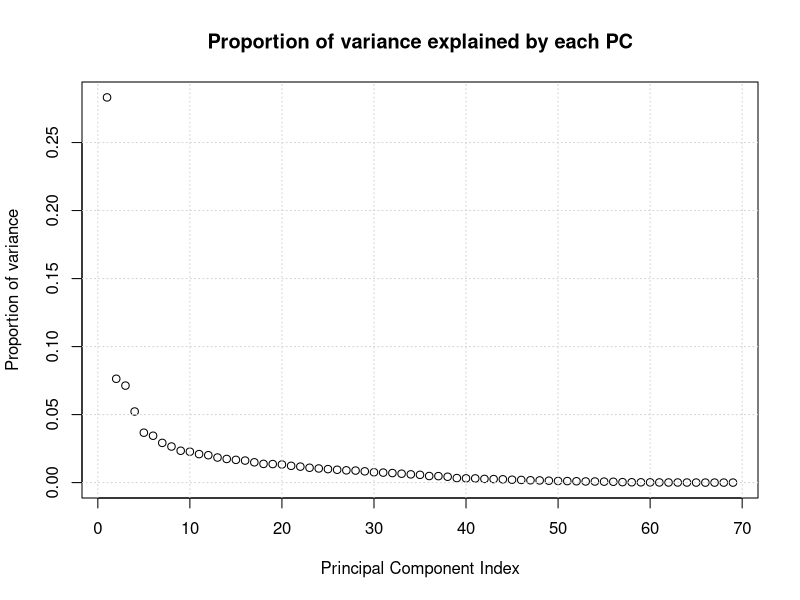
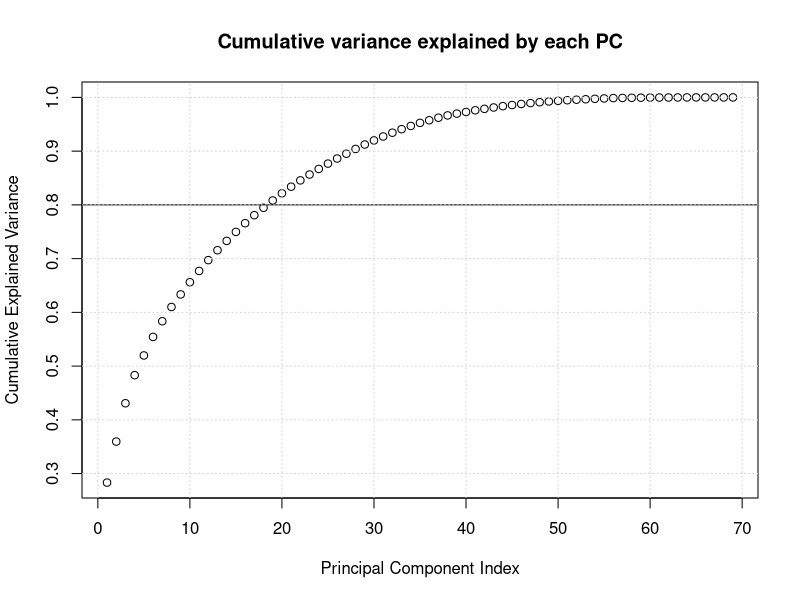
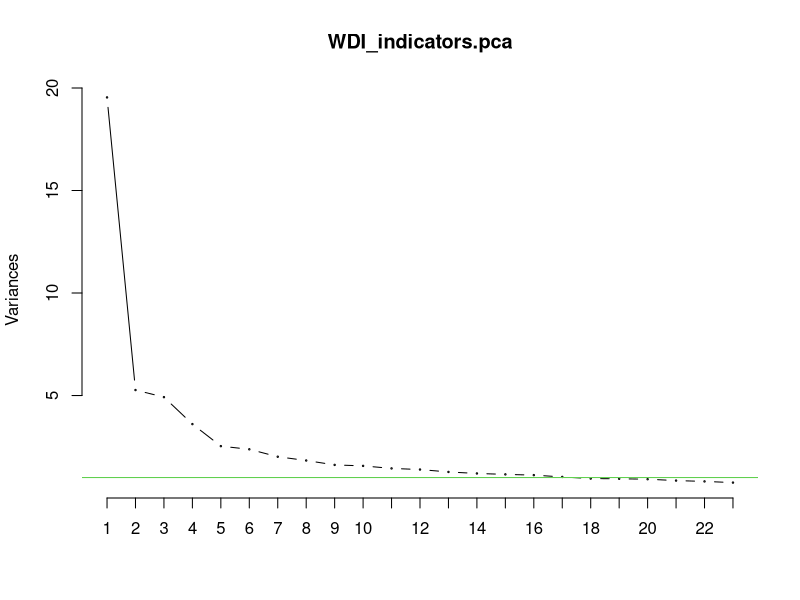
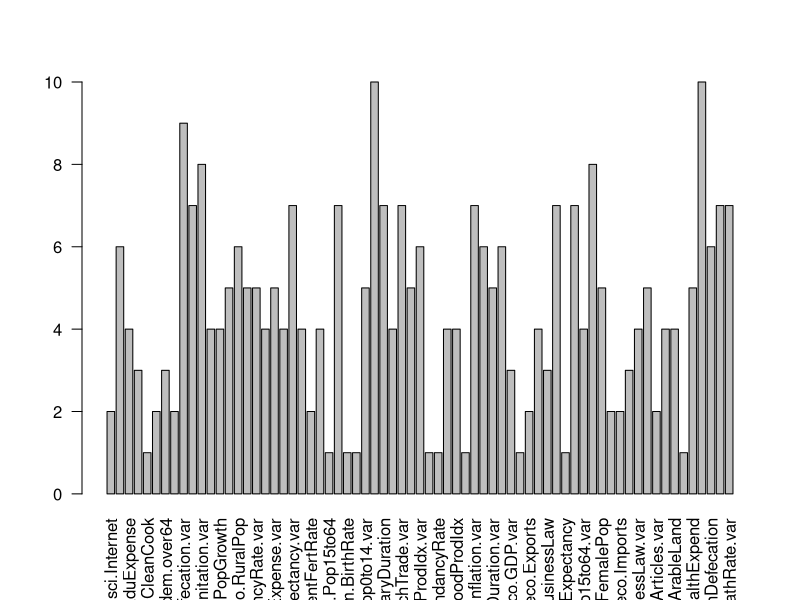
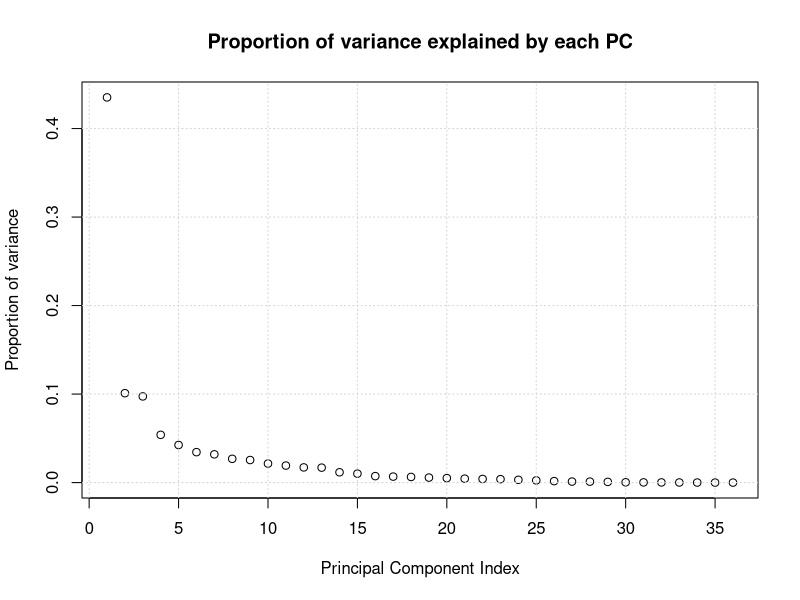
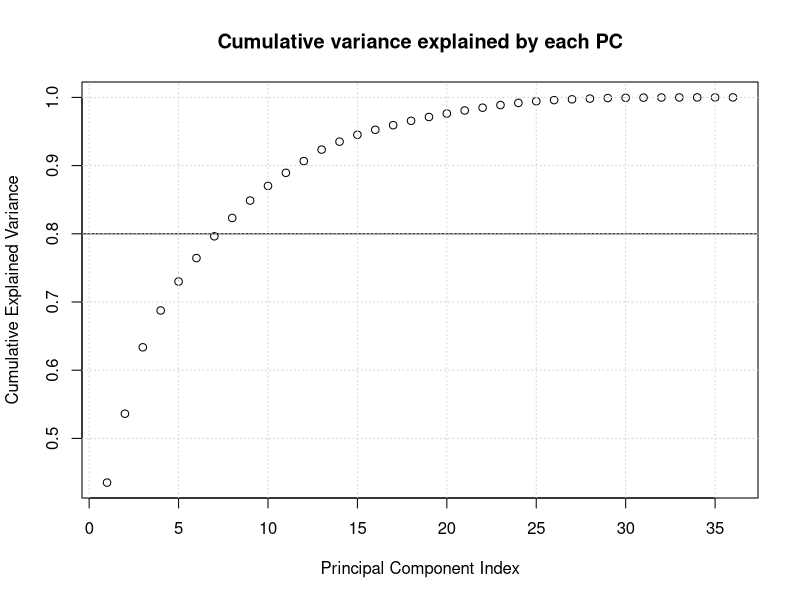
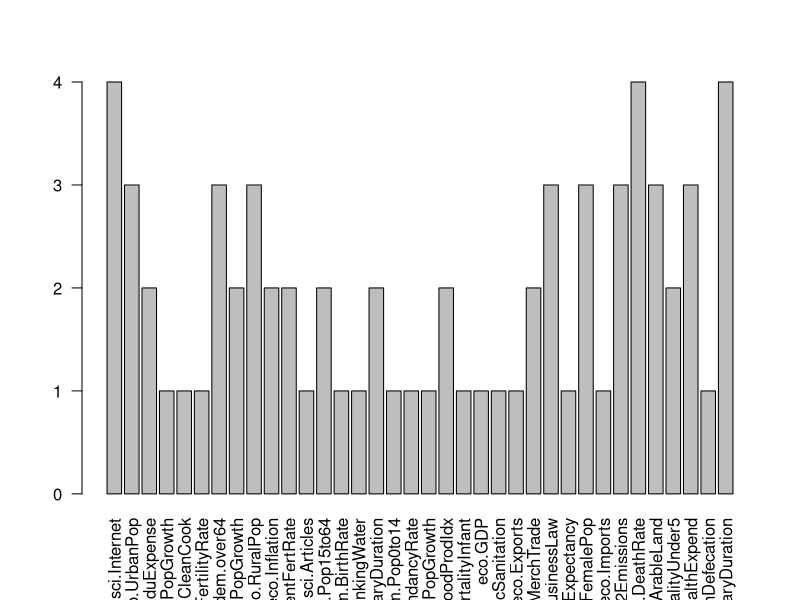
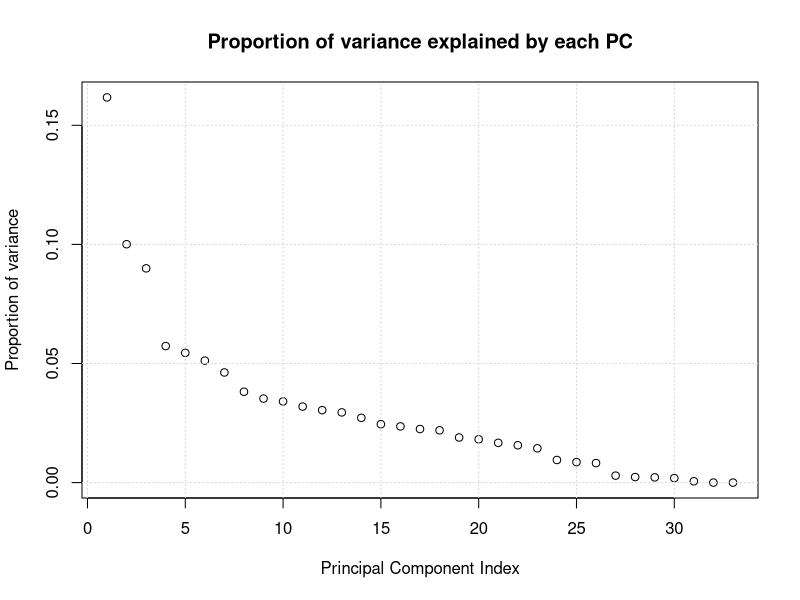

Source code (R) for these figures, in order: (Note: this script raises an error after producing the figures.)
library(readr) # read_csv
# read and prepare data
WDI <- read_csv("../data/WDI_shortnames.csv")
WDI_indicators<-WDI[,c(2:(length(WDI)-2))] # the last two columns are the HDI-delta and categorical HDI and the first is the country/year pair
HDI<-WDI[,c(length(WDI)-1, length(WDI))] # target variables
WDI_countryYear<-WDI[,1] # name of each sample (not relevant for the numerical analysis)

#################################
# Principal Components Analysis #
#################################
#Classical PCA on the indicators centering and scaling
WDI_indicators.pca<-prcomp(WDI_indicators, center=TRUE, scale. = TRUE) 
summary(WDI_indicators.pca)

# # install.packages("devtools")
# library(devtools)
# # install_github("vqv/ggbiplot")
# library(ggbiplot)
# ggbiplot(WDI_indicators.pca)

# Proportion of variance explained by each principal component
variance_proportion <- WDI_indicators.pca$sdev^2/sum(WDI_indicators.pca$sdev^2) # compute the proportion of variance explained by each component
# plot
plot(variance_proportion, ylab = "Proportion of variance", xlab = "Principal Component Index", main = "Proportion of variance explained by each PC")
grid()

# Cumulative variance explained by each principal component
cumulative_variance <- cumsum(variance_proportion) # compute the cumulative variance explained by each component
# plot
plot(cumulative_variance, 
     ylab = "Cumulative Explained Variance", 
     xlab = "Principal Component Index", 
     main = "Cumulative variance explained by each PC");abline(0.8,0);grid()

# Choice of principal components
# 1.Choose *k_1* such that lambda_i >= lambda^bar (which is 1, since we are working with standardized variables) for i = 1:k_1
{k_1 = 0
for (value in WDI_indicators.pca$sdev){ if (value^2 >=  1) k_1 = k_1+1}
k_1} # show the value of k_1

# 2.Choose k_0.8 such that the first k_0.8 PC's explain 80% of the variance
{k_0.8 = 0
for (value in cumulative_variance){if (value < 0.8) k_0.8 = k_0.8+1}
if(cumulative_variance[k_0.8] < 0.8) k_0.8 = k_0.8+1 # if the threshold of the 80% has not yet been reached, add one more (PC_k_0.8 is the first component after reaching the 80% threshold)
k_0.8} # show the value of k_0.8

# 3. Find the elbow
screeplot(WDI_indicators.pca,
          type = "lines", 
          cex = 0.2, 
          npcs = length(WDI_indicators.pca$sdev)/3);abline(h = mean(WDI_indicators.pca$sdev^2), col = 3)

k = min(k_1, k_0.8);k # choose the minimum value

# Transform data
WDI_indicators_afterPCA <- WDI_indicators.pca$x%*% WDI_indicators.pca$rotation[,1:k] #transform data according to the chosen k

# understanding the loadings
count_magnitude<-rep(0, length(WDI_indicators.pca$rotation[,1]))
# each line's squares should sum 1, i.e. sum(WDI_indicators.pca$rotation[,j]^2 = 1 (||gamma_j|| = 1)
# if all variables would contribute the same for the PC, than their squared weight would be 1/#variables
for(i in 1:length(count_magnitude)){
  for(j in 1:k){
    if(WDI_indicators.pca$rotation[i,j]^2 > 1/length(WDI_indicators.pca$rotation[,j])) count_magnitude[i] = count_magnitude[i]+1
  }
}
barplot(count_magnitude, names.arg=rownames(WDI_indicators.pca$rotation), las=2)

###########################################
# Dataset with and without "delta" values #
###########################################

# find the indices of the columns that correspond to a "delta" value
delta_indx <- grepl('var', colnames(WDI))

# Considering the dataset without the Deltas
WDI_noDeltas <- WDI[!delta_indx] # consider only the columns that do not correspond to a "Delta" value
WDI_indicators_noDeltas <- WDI_noDeltas[,c(2:(length(WDI_noDeltas)-2))] # remove the country/year pair and the HDI

#PCA on the indicators with no deltas centering and scaling
WDI_indicators_noDeltas.pca<-prcomp(WDI_indicators_noDeltas, center=TRUE, scale. = TRUE)
summary(WDI_indicators_noDeltas.pca)

# Proportion of variance explained by each principal component
variance_proportion_noDeltas <- WDI_indicators_noDeltas.pca$sdev^2/sum(WDI_indicators_noDeltas.pca$sdev^2) # compute the proportion of variance explained by each component
# plot
plot(variance_proportion_noDeltas, ylab = "Proportion of variance", xlab = "Principal Component Index", main = "Proportion of variance explained by each PC")
grid()

# Cumulative variance explained by each principal component
cumulative_variance_noDeltas <- cumsum(variance_proportion_noDeltas) # compute the cumulative variance explained by each component
# plot
plot(cumulative_variance_noDeltas, 
     ylab = "Cumulative Explained Variance", 
     xlab = "Principal Component Index", main = "Cumulative variance explained by each PC");abline(0.8,0);grid()

# Choice of principal components
# 1.Choose *k_1* such that lambda_i >= lambda^bar (which is 1, since we are working with standardized variables) for i = 1:k_1
{k_1 = 0
for (value in WDI_indicators_noDeltas.pca$sdev){ if (value^2 >=  1) k_1 = k_1+1}
k_1 # show the value of k_1

# 2.Choose k_0.8 such that the first k_0.8 PC's explain 80% of the variance
k_0.8 = 0
for (value in cumulative_variance_noDeltas){if (value < 0.8) k_0.8 = k_0.8+1}
if(cumulative_variance_noDeltas[k_0.8] < 0.8) k_0.8 = k_0.8+1 # if the threshold of the 80% has not yet been reached, add one more (PC_k_0.8 is the first component after reaching the 80% threshold)
k_0.8 # show the value of k_0.8

k = min(k_1, k_0.8);k} # choose the minimum value

# Transform data
WDI_indicators_noDeltas_afterPCA <- WDI_indicators_noDeltas.pca$x%*% WDI_indicators_noDeltas.pca$rotation[,1:k] #transform data according to the chosen k

# understanding the loadings
{count_magnitude_noDeltas<-rep(0, length(WDI_indicators_noDeltas.pca$rotation[,1]))
for(i in 1:length(count_magnitude_noDeltas)){
  for(j in 1:k){
    if(WDI_indicators_noDeltas.pca$rotation[i,j]^2 > sum(WDI_indicators_noDeltas.pca$rotation[,j]^2)/length(WDI_indicators_noDeltas.pca$rotation[,j])) count_magnitude_noDeltas[i] = count_magnitude_noDeltas[i]+1
  }
}
barplot(count_magnitude_noDeltas, names.arg=rownames(WDI_indicators_noDeltas.pca$rotation), las=2)}

###############################
# Considering only the Deltas #
###############################
WDI_indicators_Deltas<- WDI[delta_indx] # consider only the columns that correspond to a "Delta"

#PCA on the indicators with no deltas centering and scaling
WDI_indicators_Deltas.pca<-prcomp(WDI_indicators_Deltas, center=TRUE, scale. = TRUE)
summary(WDI_indicators_Deltas.pca)

# Proportion of variance explained by each component
variance_proportion_Deltas <- WDI_indicators_Deltas.pca$sdev^2/sum(WDI_indicators_Deltas.pca$sdev^2) #vector of the proportion of variance explained by each component
# plot
plot(variance_proportion_Deltas, 
     ylab = "Proportion of variance", 
     xlab = "Principal Component Index", 
     main = "Proportion of variance explained by each PC");grid()

# Cumulative variance explained by each component
cumulative_variance_Deltas <- cumsum(variance_proportion_Deltas) #compute the cumulative variance
# plot
plot(cumulative_variance_Deltas, 
     ylab = "Cumulative Explained Variance", 
     xlab = "Principal Component Index", 
     main = "Cumulative variance explained by each PC");abline(0.8,0);grid()

# Choice of principal components
# 1.Choose *k_1* such that lambda_i >= lambda^bar (which is 1, since we are working with standardized variables) for i = 1:k_1
{k_1 = 0; 
for (value in WDI_indicators_Deltas.pca$sdev){ if (value^2 >=  1) k_1 = k_1+1}
k_1 # show the value of k_1

# 2.Choose k_0.8 such that the first k_0.8 PC's explain 80% of the variance
k_0.8 = 0;
for (value in cumulative_variance_Deltas){if (value < 0.8) k_0.8 = k_0.8+1}
if(cumulative_variance_Deltas[k_0.8] < 0.8) k_0.8 = k_0.8+1 # if the threshold of the 80% has not yet been reached, add one more (PC_k_0.8 is the first component after reaching the 80% threshold)
k_0.8 # show the value of k_0.8
# choose the minimum value
k = min(k_1, k_0.8); k}

# Transform data
WDI_indicators_Deltas_afterPCA <- WDI_indicators_Deltas.pca$x%*% WDI_indicators_Deltas.pca$rotation[,1:k] #transform data according to the chosen k

# understanding the loadings
{count_magnitude_Deltas<-rep(0, length(WDI_indicators_Deltas.pca$rotation[,1]))
  for(i in 1:length(count_magnitude_Deltas)){
    for(j in 1:k){
      if(WDI_indicators_Deltas.pca$rotation[i,j]^2 > sum(WDI_indicators_Deltas.pca$rotation[,j]^2)/length(WDI_indicators_Deltas.pca$rotation[,j])) count_magnitude_Deltas[i] = count_magnitude_Deltas[i]+1
    }
  }
  barplot(count_magnitude_Deltas, names.arg=rownames(WDI_indicators_Deltas.pca$rotation), las=2)}

##############
# Robust PCA #
##############
library("rrcov") # Pca's
#WDI_indicators.pcaCov<-PcaCov(WDI_indicators,scale=TRUE,crit.pca.distances = 0.999) # singular covariance matrix

# PCA Grid - Projection Pursuit
WDI_indicators.pcaGrid<- PcaGrid(WDI_indicators,scale=TRUE,crit.pca.distances = 0.999)
summary(WDI_indicators.pcaGrid)

# Proportion of variance explained by each component
variance_proportion_pcaGrid <- WDI_indicators.pcaGrid$eigenvalues/sum(WDI_indicators.pcaGrid$eigenvalues) #vector of the proportion of variance explained by each component
# plot
plot(variance_proportion_pcaGrid, 
     ylab = "Proportion of variance", 
     xlab = "Principal Component Index", 
     main = "Proportion of variance explained by each PC");grid()

# Cumulative variance explained by each component
cumulative_variance_pcaGrid <- cumsum(variance_proportion_pcaGrid) #compute the cumulative variance
# plot
plot(cumulative_variance_pcaGrid, 
     ylab = "Cumulative Explained Variance", 
     xlab = "Principal Component Index", 
     main = "Cumulative variance explained by each PC");abline(0.8,0);grid()

# # Choice of principal components
# # 1.Choose *k_1* such that lambda_i >= lambda^bar (which is 1, since we are working with standardized variables) for i = 1:k_1
# k_1 = 0 
# for (value in WDI_indicators.pcaGrid$eigenvalues){ if (value >=  1) k_1 = k_1+1}
# k_1 # show the value of k_1
# 
# # 2.Choose k_0.8 such that the first k_0.8 PC's explain 80% of the variance
# k_0.8 = 0
# for (value in cumulative_variance_pcaGrid){if (value < 0.8) k_0.8 = k_0.8+1}
# if(cumulative_variance_pcaGrid[k_0.8] < 0.8) k_0.8 = k_0.8+1 # if the threshold of the 80% has not yet been reached, add one more (PC_k_0.8 is the first component after reaching the 80% threshold)
# k_0.8 # show the value of k_0.8
# 
# # choose the minimum value
# k = min(k_1, k_0.8) 
# 
# # Transform data
# WDI_indicators_afterPcaGrid <- WDI_indicators.pcaGrid$scores[,1:k]


# PCA Hubert
WDI_indicators.pcaROBPCA <- PcaHubert(WDI_indicators,scale=TRUE,crit.pca.distances = 0.999) #kmax = 10 in PcaHubert
summary(WDI_indicators.pcaROBPCA)

# Proportion of variance explained by each component
variance_proportion_pcaROBPCA <- WDI_indicators.pcaROBPCA$eigenvalues/sum(WDI_indicators.pcaROBPCA$eigenvalues) #vector of the proportion of variance explained by each component
# plot
plot(variance_proportion_pcaROBPCA, 
     ylab = "Proportion of variance", 
     xlab = "Principal Component Index", 
     main = "Proportion of variance explained by each PC");grid()

# Cumulative variance explained by each component
cumulative_variance_pcaROBPCA <- cumsum(variance_proportion_pcaROBPCA) #compute the cumulative variance
# plot
plot(cumulative_variance_pcaROBPCA, 
     ylab = "Cumulative Explained Variance", 
     xlab = "Principal Component Index", 
     main = "Cumulative variance explained by each PC");abline(0.8,0);grid()


screeplot(WDI_indicators.pcaROBPCA); abline(h=mean(WDI_indicators.pcaROBPCA$eigenvalues))

plot(WDI_indicators.pcaROBPCA,pch=20,lwd=2,col=(2-WDI_indicators.pcaROBPCA$flag)) # Mahalanobis Distance
# WDI_indicators.pcaROBPCA$flag = 0 or 1 depending on whether the observation 
# col =  2 -> plot in red (if 1 -> plot in black)

WDI_indicators.pcaROBPCA2 <- PcaHubert(WDI_indicators,scale=TRUE,k=2,crit.pca.distances = 0.999)
plot(WDI_indicators.pcaROBPCA2,pch=20,lwd=2,col=(2-WDI_indicators.pcaROBPCA$flag)) # Distance-Distance


# load.ROBPCA<-cbind(
#   round(getLoadings(WDI_indicators.pcaROBPCA),3),NA,
#   round(cor(WDI_indicators,getScores(WDI_indicators.pcaROBPCA)),3));load.ROBPCA

#diag(var(WDI_indicators))

# Test linear dependence between variables
#install.packages("plm")
library("plm")
detect.lindep(WDI_indicators)

install.packages("r-tensor")
library("r-tensor")
